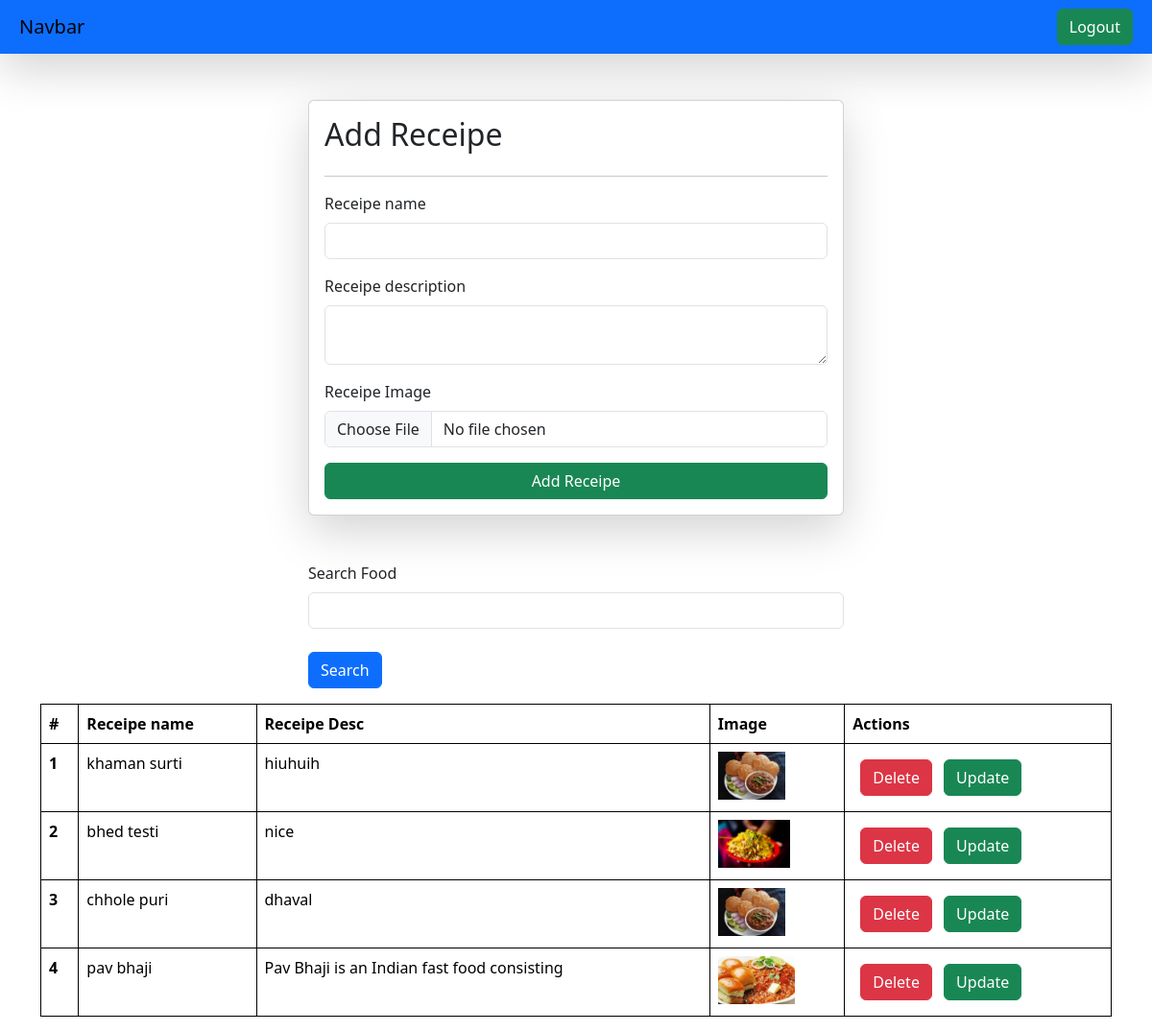
Page /receipes/ (signed in) on the committed database.
### vage/models.py (models this page shows)
class Receipe(models.Model):
    user = models.ForeignKey(User , on_delete=models.SET_NULL , null = True , blank=True)
    receipe_name = models.CharField(max_length=100)
    receipe_description = models.TextField()
    receipe_image = models.ImageField(upload_to="receipe")

### vage/views.py (the view, shortened to what this page needs)
# urls.py: path('receipes/', receipes, name="receipes"),
@login_required(login_url="/login/")
def receipes(request):
    queryset = Receipe.objects.all()
    if request.GET.get('search'):
         queryset = queryset.filter(receipe_name__icontains = request.GET.get('search'))
    context = {'receipes': queryset}
    return render(request, 'receipes.html',context)

### vage/templates/receipes.html (shortened to what this page needs)
{% extends "base.html" %}
{% block start %}
<div class="container mt-5">
    <form class="col-6 mx-auto card p-3 shadow-lg" method="post" enctype="multipart/form-data">
        <h2>Add Receipe</h2>
        <hr>
        <div class="mb-3">
          <label for="exampleInputEmail1" class="form-label">Receipe name</label>
          <input name="receipe_name" required type="text" class="form-control" >
        </div>
        <div class="mb-3">
          <label for="exampleInputPassword1"  class="form-label">Receipe description</label>
          <textarea class="form-control" name="receipe_description" required></textarea>
        </div>
        <div class="mb-3">
            <label for="exampleInputPassword1" class="form-label">Receipe Image</label>
            <input name="receipe_image" type="file" class="form-control" >
          </div>
        <button type="submit" class="btn btn-success">Add Receipe</button>
      </form>
      <div class="mt-5">
        <div class="mx-auto col-6">
          <form>
          <div class="mb-3">
            <label for="exampleInputEmail1" class="form-label">Search Food</label>
            <input name="search"  type="text" class="form-control" >
            <br>
          <button type="submit" class="btn btn-primary">Search</button>
          </div>
        </form>
        </div>
      </div>
      <table class="table" mt-5>
        <thead>
          <tr>
            <th scope="col">#</th>
            <th scope="col">Receipe name</th>
            <th scope="col">Receipe Desc</th>
            <th scope="col">Image</th>
            <th scope="col">Actions</th>
          </tr>
        </thead>
        <tbody>
          {% for receipe in receipes %}
          <tr>
            <th scope="row">{{forloop.counter}}</th>
            <td>{{receipe.receipe_name}}</td>
            <td>{{receipe.receipe_description}}</td>
            <td>
              <img src="/media/{{receipe.receipe_image}}"  style="height :50px"></td>
              <td>
                <a href="/delete-receipe/{{receipe.id}}/" class="btn btn-danger m-2">Delete</a>
                <a href="/update-receipe/{{receipe.id}}" class="btn btn-success">Update</a>
              </td>
          </tr>
          {% endfor %}
        </tbody>
      </table>
</div>
{% endblock %}

### home/templates/base.html (shortened to what this page needs)
<!DOCTYPE html>
<html lang="en">
<head>
    <link href="https://cdn.jsdelivr.net/npm/bootstrap@5.3.1/dist/css/bootstrap.min.css" rel="stylesheet">
</head>
<body>
    <nav class="navbar dark p-2 bg-primary shadow-lg">
        <div class="container-fluid">
          <a class="navbar-brand">Navbar</a>
          <form class="d-flex" role="search">
            {% if request.user.is_authenticated %}
           <a href="/logout/" class="btn btn-success" type="submit">Logout</a>
           {% else %}
           <a href="/login/" class="btn btn-success" type="submit">Login</a>
           {% endif %}
        </form>
        </div>
      </nav>
    {% block start %}
    {% endblock %}
</body>
</html>

### home/templates/base.html (style rules this page uses)
table, th, td { border: 1px solid black; }

### rows in the picture
Receipe: receipe_name "khaman surti", receipe_description "hiuhuih", receipe_image (picture)
Receipe: receipe_name "bhed testi", receipe_description "nice", receipe_image (picture)
Receipe: receipe_name "chhole puri", receipe_description "dhaval", receipe_image (picture)
Receipe: receipe_name "pav bhaji", receipe_description "Pav Bhaji is an Indian fast food consisting", receipe_image (picture)
